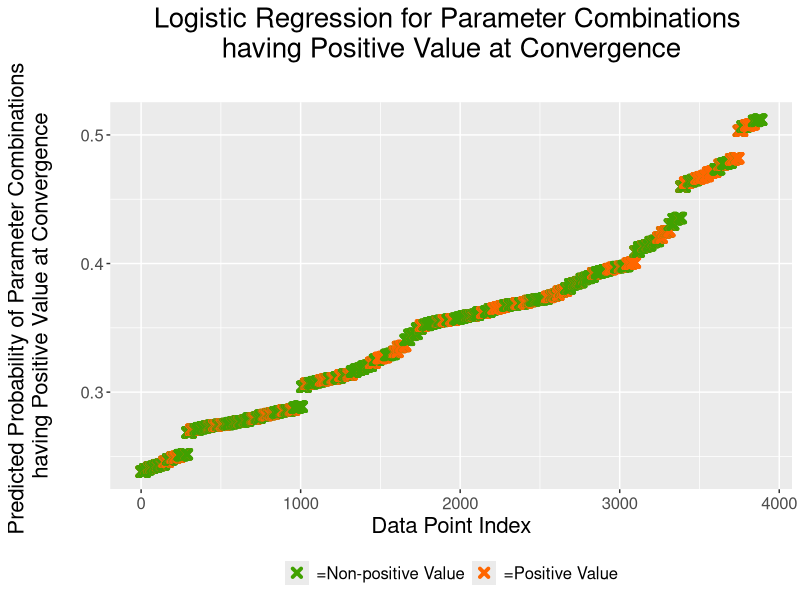

The R source for this figure:
# Before starting, make sure you have opened a new terminal and typed: radian
# To run the entire script, type: Ctrl+Shift+S, for one line simply Ctrl+Enter
# To modify linter try this page: https://lintr.r-lib.org/articles/lintr.html#configuring-linters

# This script performs a logistic regression on the data from Study 2

# Reference Video (StatQuest)
# https://www.youtube.com/watch?v=C4N3_XJJ-jU&list=PLblh5JKOoLUKxzEP5HA2d-Li7IJkHfXSe&index=7&ab_channel=StatQuestwithJoshStarmer

# Reference Code (StatQuest)
# https://github.com/StatQuest/logistic_regression_demo/blob/master/logistic_regression_demo.R

# References for Explaining Output
# https://quantifyinghealth.com/logistic-regression-in-r-with-categorical-variables/
# https://towardsdatascience.com/simply-explained-logistic-regression-with-example-in-r-b919acb1d6b3
# https://stats.idre.ucla.edu/r/dae/logit-regression/

### INSTALLING PACKAGES ###
## if you see the version is out of date, run: update.packages()

# install.packages("readxl")
# install.packages("ggplot2")
# install.packages("cowplot")

### LOADING PACKAGES ###
library("readxl")
library("ggplot2")
library("cowplot")


### CHECK CURRENT DIRECTORY LOCATION
getwd() 

# Load in Data for State 0/1/2, Section 2U/2I (All datasets combined -> 27 cubes x 24 users = 648 samples ... 648 x 6 = 3888 samples)
regression_data <- read_excel("notebooks/user_data/response_book.xlsx", sheet="regression_combined", range = "A1:I3889", col_names = TRUE, col_types = NULL, na = "", skip = 0)

# Look at the data
head(regression_data)

# Remove the 1st, 3rd and 7th column (Value, User ID, Confidence)
regression_data_trim <- subset(regression_data, select = -c(1, 3))

# Look at the data structure (see what type of data is in each column)
str(regression_data_trim)

# Currently our acoustic parameters are type 'num', we need to modify this
# Note: The next lines convert ordinal data to factors (catagorical)

# Replace the binary output for 'Positive_Val' with "=Positive Value" and "=Non-positive Value"
regression_data_trim$Positive_Val <- ifelse(test=regression_data_trim$Positive_Val == 1, yes="=Positive Value", no="=Non-positive Value")
regression_data_trim$Positive_Val <- as.factor(regression_data_trim$Positive_Val) # Now convert to a factor


# Note, we don't convert the confidence to a factor, since it is a continuous variable (0.0-10.0)
regression_data_trim$P1_BPM <- as.character(regression_data_trim$P1_BPM)
regression_data_trim[regression_data_trim$P1_BPM == '0',]$P1_BPM <- "=0"
regression_data_trim[regression_data_trim$P1_BPM == '1',]$P1_BPM <- "=1"
regression_data_trim[regression_data_trim$P1_BPM == '2',]$P1_BPM <- "=2"
regression_data_trim$P1_BPM <- as.factor(regression_data_trim$P1_BPM)


regression_data_trim$P2_BPL <- as.character(regression_data_trim$P2_BPL)
regression_data_trim[regression_data_trim$P2_BPL == '0',]$P2_BPL <- "=0"
regression_data_trim[regression_data_trim$P2_BPL == '1',]$P2_BPL <- "=1"
regression_data_trim[regression_data_trim$P2_BPL == '2',]$P2_BPL <- "=2"
regression_data_trim$P2_BPL <- as.factor(regression_data_trim$P2_BPL)

regression_data_trim$P3_Pitch <- as.character(regression_data_trim$P3_Pitch)
regression_data_trim[regression_data_trim$P3_Pitch == '0',]$P3_Pitch <- "=0"
regression_data_trim[regression_data_trim$P3_Pitch == '1',]$P3_Pitch <- "=1"
regression_data_trim[regression_data_trim$P3_Pitch == '2',]$P3_Pitch <- "=2"
regression_data_trim$P3_Pitch <- as.factor(regression_data_trim$P3_Pitch)

# Change States 0 / 1 / 2 to factors (catagorical)
regression_data_trim$State <- as.character(regression_data_trim$State)
regression_data_trim[regression_data_trim$State == '0',]$State <- "=Stuck"
regression_data_trim[regression_data_trim$State == '1',]$State <- "=Accom."
regression_data_trim[regression_data_trim$State == '2',]$State <- "=Progr."
regression_data_trim$State <- as.factor(regression_data_trim$State)

# Change Init U / I to factors (catagorical)
regression_data_trim[regression_data_trim$Init == "U",]$Init <- "=Uninformed"
regression_data_trim[regression_data_trim$Init == "I",]$Init <- "=Informed"
regression_data_trim$Init <- as.factor(regression_data_trim$Init)


# Look at the data structure again (see what type of data is in each column)
str(regression_data_trim)

# Good practice: check that there is a good amount of samples for Positive_Val and Non-positive_Val responses
table(regression_data_trim$Positive_Val)

# Good practice: exclude variables that only have 1 or 2 samples in a category
# since +/- one or two samples can have a large effect on the odds/log(odds)
# We only need to do this for our data that is catagorical (not continuous)
xtabs(~ Positive_Val + P1_BPM, data=regression_data_trim)
xtabs(~ Positive_Val + P2_BPL, data=regression_data_trim)
xtabs(~ Positive_Val + P3_Pitch, data=regression_data_trim)
xtabs(~ Positive_Val + State, data=regression_data_trim)
xtabs(~ Positive_Val + Init, data=regression_data_trim)


# Now lets run a logistic regression using the glm function
# Lets look at the model with all variables
regression_logit <- glm(Positive_Val ~ P1_BPM + P2_BPL + P3_Pitch + State + Init, data=regression_data_trim, family='binomial')
summary(regression_logit)


## QUICK DIVE INTO RESULTS
# BPM and BPL do not show a significant effect (p > 0.05)
# Pitch shows a significant effect (p < 0.05) 
# Confidence shows a significant effect (p < 0.05)
#
# Pitch and Confidence are both significant, so we shouldn't remove either of them from the model
# BPM and BPL are not significant, so we should remove them from the model
#
# Note that coefficients for Pitch are substantially larger than the coefficients for Confidence
## 



# Now calculate the overall "Pseudo R-squared" and its p-value
# Note: Since we are doing logistic regression...
#
#     Null devaince = 2*(0 - LogLikelihood(null model))
#                   = -2*LogLikihood(null model)
#
# Residual deviacne = 2*(0 - LogLikelihood(proposed model))
#                   = -2*LogLikelihood(proposed model)
#
# The null model is a model with only an intercept (no predictors)
 
ll.null <- regression_logit$null.deviance/-2  # Null model
ll.proposed <- regression_logit$deviance/-2   # Model w/ all parameters
 

# McFadden's Pseudo R^2 = [ LL(Null) - LL(Proposed) ] / LL(Null)
# Note: This is a measure of model improvement (not model fit)
#       We can interpret Pseudo R^2 as the % improvement in model fit
(ll.null - ll.proposed) / ll.null


# Chi-square value = 2*(LL(Proposed) - LL(Null))
# p-value = 1 - pchisq(chi-square value, df = 2-1)
1 - pchisq(2*(ll.proposed - ll.null), df=(length(regression_logit$coefficients)-1))

# Note that the resulting p-value is so tiny it is essentially zero (p < 0.0001)


# Now plot the data:
# Create a new dataframe that contains the predicted probabilities for each sample
predicted.regression_logit <- data.frame(
  probability.of.Positive_Val=regression_logit$fitted.values,
  Positive_Val=regression_data_trim$Positive_Val)

# Sort the data by the predicted probability
predicted.regression_logit <- predicted.regression_logit[
  order(predicted.regression_logit$probability.of.Positive_Val, decreasing=FALSE),]

# Add a column that contains the index of each sample
predicted.regression_logit$rank <- 1:nrow(predicted.regression_logit)

# Lastly, plot the predicted probabilities for each sample and colour each sample based on
# whether that sample is actually labeled as 'Positive_Val' or 'Non-positive_Val' 
ggplot(data=predicted.regression_logit, aes(x=rank, y=probability.of.Positive_Val)) +
  geom_point(aes(color=Positive_Val), alpha=1, shape=4, stroke=2) +
  xlab("Data Point Index") +
  ylab("Predicted Probability of Parameter Combinations \nhaving Positive Value at Convergence\n") +
    ggtitle("Logistic Regression for Parameter Combinations \nhaving Positive Value at Convergence\n") +
    theme(plot.title = element_text(hjust = 0.5)) +
    scale_color_manual(values=c("#40a100", "#ff6600")) +
    theme(legend.title=element_blank()) +
    theme(legend.position="bottom") +
    theme(legend.text=element_text(size=12)) +
    theme(axis.text.x=element_text(size=12)) +
    theme(axis.text.y=element_text(size=12)) +
    theme(axis.title.x=element_text(size=16)) +
    theme(axis.title.y=element_text(size=16)) +
    theme(plot.title=element_text(size=20))






















